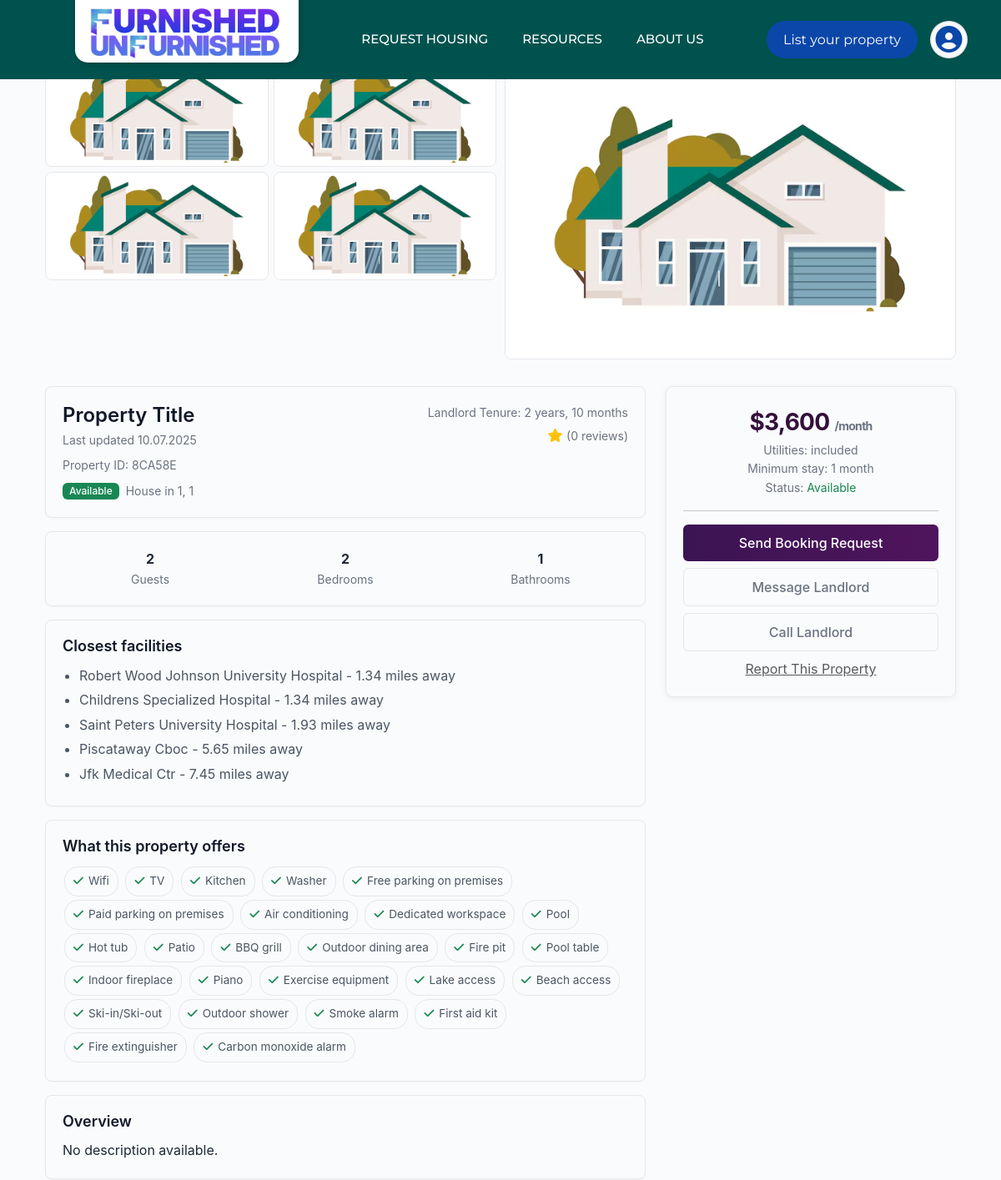
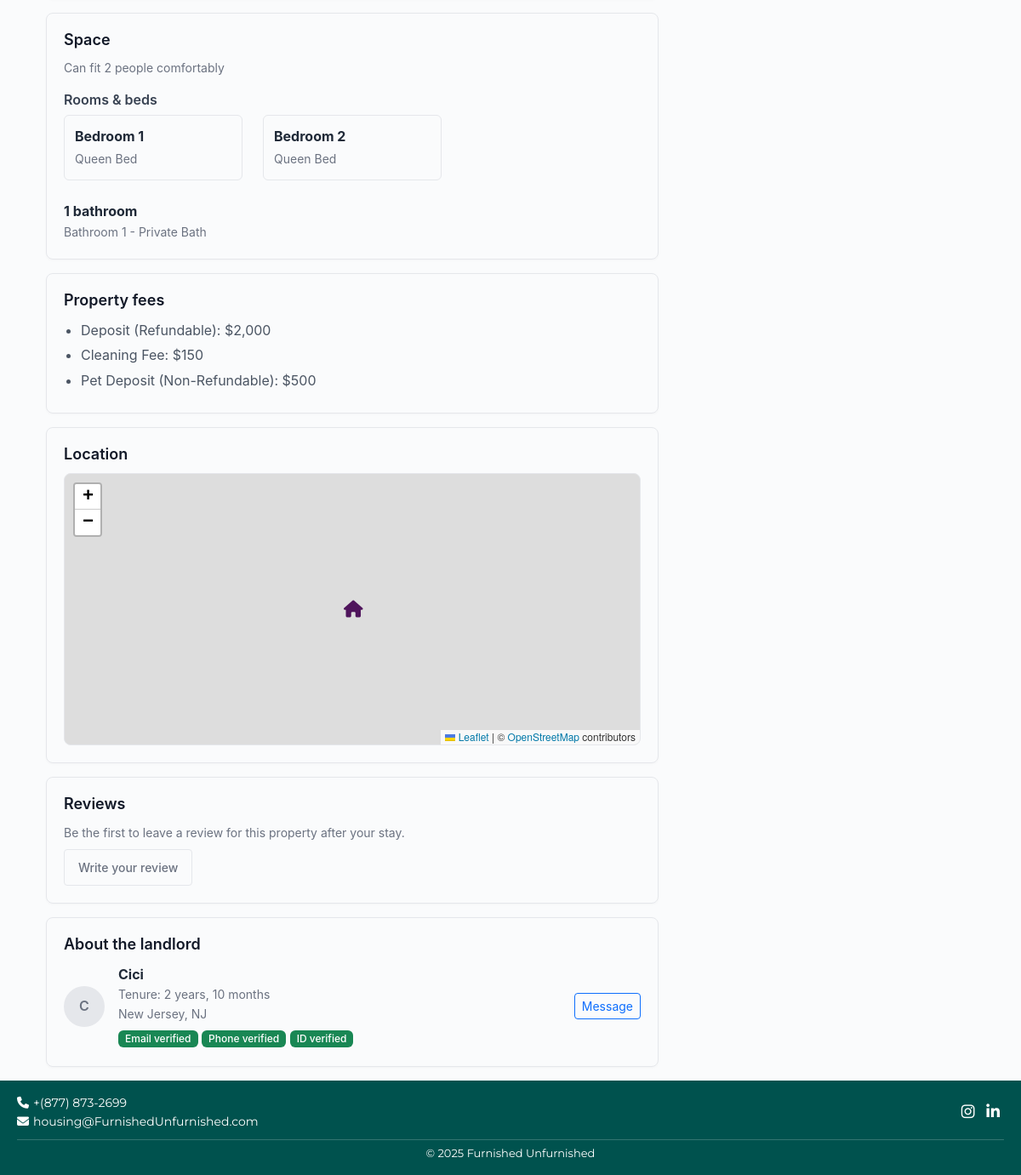
/view_property.php?property_code=8CA58E, run on the app's committed database (2 pictures, top to bottom).
### tables this page shows
CREATE TABLE `property` (
  `intake_id` int(11) NOT NULL,
  `account_number` varchar(50) NOT NULL,
  `street` varchar(255) DEFAULT NULL,
  `barangay` varchar(255) DEFAULT NULL,
  `city` varchar(255) DEFAULT NULL,
  `province` varchar(255) DEFAULT NULL,
  `postal_code` varchar(20) DEFAULT NULL,
  `beds` int(11) DEFAULT 0,
  `baths` int(11) DEFAULT 0,
  `bedrooms` int(12) DEFAULT NULL,
  `guests` int(12) DEFAULT NULL,
  `levels` int(11) DEFAULT 1,
  `property_type` varchar(100) DEFAULT NULL,
  `place_access_type` enum('Entire place','Private room','Shared room') DEFAULT NULL,
  `available_on` date DEFAULT NULL,
  `casita_inlaw_suite` enum('Yes','No') DEFAULT 'No',
  `furnishing` enum('Fully Furnished','Partially Furnished','Unfurnished') DEFAULT NULL,
  `bed_sizes` varchar(255) DEFAULT NULL,
  `insurance_provides_kitchenwares` enum('Yes','No') DEFAULT 'No',
  `appliances` varchar(255) DEFAULT NULL,
  `parking_spaces` int(11) DEFAULT 0,
  `parking_description` varchar(255) DEFAULT NULL,
  `utilities` longtext DEFAULT NULL CHECK (json_valid(`utilities`)),
  `pets_allowed` enum('Yes','No','Maybe') DEFAULT NULL,
  `monthly_rent` decimal(10,2) DEFAULT NULL,
  `security_deposit` decimal(10,2) DEFAULT NULL,
  `move_in_fees` enum('Cleaning Fee','Pet Fee','Other') DEFAULT NULL,
  `application_needed` enum('Yes','No') DEFAULT 'No',
  `renters_insurance_required` enum('Yes','No') DEFAULT 'No',
  `application_fee` decimal(10,2) DEFAULT NULL,
  `ntv_days` int(11) DEFAULT 30,
  `description` text DEFAULT NULL,
  `date_created` timestamp NOT NULL DEFAULT current_timestamp(),
  `property_code` varchar(25) NOT NULL,
  `latitude` decimal(10,8) DEFAULT NULL,
  `longitude` decimal(11,8) DEFAULT NULL,
  `property_title` varchar(255) NOT NULL,
  `is_approve` tinyint(1) DEFAULT 0
);

CREATE TABLE `property_amenities` (
  `id` int(11) NOT NULL,
  `property_code` varchar(50) NOT NULL,
  `account_number` varchar(50) NOT NULL,
  `amenity_name` varchar(100) NOT NULL,
  `created_at` timestamp NOT NULL DEFAULT current_timestamp()
);

### view_property.php (the view, shortened to what this page needs)
<?php
include "includes/db.php";
$propertyCode = isset($_GET['property_code']) ? $_GET['property_code'] : (isset($_GET['intake_id']) ? $_GET['intake_id'] : '');
$property = null;
$images = [];
$amenities = [];
if (!empty($propertyCode)) {
    $sql = "SELECT * FROM property WHERE property_code = ? OR intake_id = ? OR account_number = ? LIMIT 1";
    $stmt = $conn->prepare($sql);
    $stmt->bind_param("sss", $propertyCode, $propertyCode, $propertyCode);
    $stmt->execute();
    $res = $stmt->get_result();
    if ($res && $res->num_rows > 0) {
        $property = $res->fetch_assoc();
    }
}
if ($property) {
    $amSql = "SELECT * FROM property_amenities WHERE property_code = ? ORDER BY id ASC";
    $amStmt = $conn->prepare($amSql);
    $amStmt->bind_param("s", $property['property_code']);
    $amStmt->execute();
    $amRes = $amStmt->get_result();
    while ($a = $amRes->fetch_assoc()) {
        $amenities[] = $a;
    }
}
?>
<!doctype html>
<html lang="en">
<head>
  <link href="https://cdn.jsdelivr.net/npm/bootstrap@5.3.0/dist/css/bootstrap.min.css" rel="stylesheet">
  <link href="https://cdnjs.cloudflare.com/ajax/libs/font-awesome/6.5.0/css/all.min.css" rel="stylesheet">
  <link rel="stylesheet" href="https://unpkg.com/leaflet@1.9.4/dist/leaflet.css" />
</head>
<body>
  <div class="nav-desktop"><?php include 'navbar.php'; ?></div>
  <div class="nav-mobile"><?php include 'nav-mobile.php'; ?></div>
  <div class="container page-container">
    <?php if (!$property): ?>
      <div class="alert alert-warning">No property found. Pass <code>?property_code=...</code> in the URL.</div>
    <?php else: ?>
    <div class="images-grid">
      <div class="images-left">
        <?php
          for ($i = 0; $i < 4; $i++):
            $imgSrc = isset($images[$i]) && !empty($images[$i]['image_path']) ? $images[$i]['image_path'] : 'uploads/default-property.image.jpg';
        ?>
          <div><img src="<?php echo htmlspecialchars($imgSrc); ?>" alt="property-image-<?php echo $i; ?>" loading="lazy"></div>
        <?php endfor; ?>
      </div>
      <div class="images-right">
        <?php
          $rightImg = isset($images[4]) && !empty($images[4]['image_path']) ? $images[4]['image_path'] : (isset($images[0]) ? $images[0]['image_path'] : 'uploads/default-property.image.jpg');
        ?>
        <img src="<?php echo htmlspecialchars($rightImg); ?>" alt="property-main-image" loading="lazy">
      </div>
    </div>
    <div class="row g-4">
      <div class="col-lg-8">
        <div class="content-card">
          <div class="d-flex justify-content-between align-items-start">
            <div class="flex-grow-1">
              <h2 class="mb-1"><?php echo htmlspecialchars($property['property_title'] ?: 'Property Title'); ?></h2>
              <div class="meta-small mb-2">Last updated <?php echo !empty($property['date_created']) ? date('m.d.Y', strtotime($property['date_created'])) : date('m.d.Y'); ?></div>
              <div class="muted mb-2">Property ID: <?php echo htmlspecialchars($property['property_code']); ?></div>
              <div class="d-flex align-items-center gap-2">
                <span class="badge bg-success">Available</span>
                <small class="muted">House in <?php echo htmlspecialchars($property['city'] . ', ' . $property['province']); ?></small>
              </div>
            </div>
            <div class="text-end ms-3">
              <div class="muted small">Landlord Tenure: 2 years, 10 months</div>
              <div class="mt-1"><i class="fas fa-star text-warning"></i> <small class="muted">(0 reviews)</small></div>
            </div>
          </div>
        </div>
        <div class="content-card">
          <div class="row text-center">
            <div class="col-4">
              <strong class="d-block"><?php echo htmlspecialchars($property['guests'] ?: '—'); ?></strong>
              <div class="muted small">Guests</div>
            </div>
            <div class="col-4">
              <strong class="d-block"><?php echo htmlspecialchars($property['bedrooms'] ?: $property['beds'] ?: '—'); ?></strong>
              <div class="muted small">Bedrooms</div>
            </div>
            <div class="col-4">
              <strong class="d-block"><?php echo htmlspecialchars($property['baths'] ?: '—'); ?></strong>
              <div class="muted small">Bathrooms</div>
            </div>
          </div>
        </div>
        <div class="content-card">
          <h5>Closest facilities</h5>
          <ul>
            <li>Robert Wood Johnson University Hospital - 1.34 miles away</li>
            <li>Childrens Specialized Hospital - 1.34 miles away</li>
            <li>Saint Peters University Hospital - 1.93 miles away</li>
            <li>Piscataway Cboc - 5.65 miles away</li>
            <li>Jfk Medical Ctr - 7.45 miles away</li>
          </ul>
        </div>
        <div class="content-card">
          <h5>What this property offers</h5>
          <div class="mt-2">
            <?php if (!empty($amenities)): ?>
              <?php foreach ($amenities as $am): ?>
                <span class="amenity-pill"><i class="fas fa-check text-success"></i> <?php echo htmlspecialchars($am['amenity_name']); ?></span>
              <?php endforeach; ?>
            <?php endif; ?>
          </div>
        </div>
        <div class="content-card">
          <h5>Overview</h5>
          <p class="mb-0"><?php echo nl2br(htmlspecialchars($property['description'] ?: 'No description available.')); ?></p>
        </div>
        <div id="rooms-anchor" class="content-card">
          <h5>Space</h5>
          <p class="muted mb-3">Can fit <?php echo htmlspecialchars($property['guests'] ?: '—'); ?> people comfortably</p>
          <h6>Rooms & beds</h6>
          <div class="row">
            <?php
              $bedCount = intval($property['bedrooms'] ?: $property['beds'] ?: 0);
              for ($i = 1; $i <= $bedCount; $i++):
            ?>
              <div class="col-md-4">
                <div class="room-card">
                  <strong class="d-block">Bedroom <?php echo $i; ?></strong>
                  <small class="muted">
                    <?php
                      if (!empty($property['bed_sizes'])) {
                          $sizes = explode(',', $property['bed_sizes']);
                          echo htmlspecialchars(trim($sizes[$i-1] ?? $sizes[0] ?? 'Queen Bed'));
                      } else {
                          echo ($i < 3) ? 'Queen Bed' : 'Double (Full) Bed';
                      }
                    ?>
                  </small>
                </div>
              </div>
            <?php endfor; ?>
          </div>
          <div class="mt-3">
            <strong><?php echo htmlspecialchars($property['baths'] ?: '1'); ?> bathroom</strong>
            <div class="muted">Bathroom 1 - Private Bath</div>
          </div>
        </div>
        <div id="fees-anchor" class="content-card">
          <h5>Property fees</h5>
          <ul>
            <?php
              $security_deposit = $property['security_deposit'] ?? null;
              $move_in_fees = $property['move_in_fees'] ?? null;
              $pet_deposit = $property['pet_deposit'] ?? null;
              $hasFees = is_numeric($security_deposit) || is_numeric($move_in_fees) || is_numeric($pet_deposit);
              if ($hasFees) {
            ?>
              <li>Deposit (Refundable): $<?php echo htmlspecialchars(safe_number_format($security_deposit, 1700)); ?></li>
              <li>Cleaning Fee: $<?php echo htmlspecialchars(safe_number_format($move_in_fees, 150)); ?></li>
              <li>Pet Deposit (Non-Refundable): $<?php echo htmlspecialchars(safe_number_format($pet_deposit, 500)); ?></li>
            <?php } else { ?>
              <li>Deposit (Refundable): $2,000</li>
              <li>Cleaning Fee: $150</li>
              <li>Pet Deposit (Non-Refundable): $500</li>
            <?php } ?>
          </ul>
        </div>
        <div class="content-card">
          <h5>Location</h5>
          <div id="map"></div>
        </div>
        <div class="content-card">
          <h5>Reviews</h5>
          <p class="muted mb-2">Be the first to leave a review for this property after your stay.</p>
          <a href="#" class="btn btn-outline-secondary btn-sm">Write your review</a>
        </div>
        <div class="content-card">
          <h5>About the landlord</h5>
          <div class="d-flex align-items-center gap-3">
            <div style="width:48px;height:48px;border-radius:50%;background:#e5e7eb;display:flex;align-items:center;justify-content:center;font-weight:600;color:#6b7280;">C</div>
            <div class="flex-grow-1">
              <div class="fw-bold">Cici</div>
              <div class="muted small">Tenure: 2 years, 10 months</div>
              <div class="muted small">New Jersey, NJ</div>
              <div class="mt-1">
                <span class="badge bg-success">Email verified</span>
                <span class="badge bg-success">Phone verified</span>
                <span class="badge bg-success">ID verified</span>
              </div>
            </div>
            <div>
              <a href="#" class="btn btn-outline-primary btn-sm">Message</a>
            </div>
          </div>
        </div>
      </div>
      <div class="col-lg-4">
        <div id="booking-card" class="sticky-card">
          <div class="text-center mb-3">
            <div class="price">$<?php echo number_format($property['monthly_rent'] ?? 3600); ?> <small class="muted">/month</small></div>
            <div class="muted small">Utilities: <?php echo !empty($property['utilities']) ? htmlspecialchars($property['utilities']) : 'included'; ?></div>
            <div class="muted small">Minimum stay: 1 month</div>
            <div class="muted small">Status: <span class="text-success">Available</span></div>
          </div>
          <hr class="my-3">
          <div class="d-grid gap-2">
            <button class="btn btn-primary btn-primary-custom">Send Booking Request</button>
            <a href="#" class="btn btn-outline-secondary">Message Landlord</a>
            <a href="tel:<?php echo htmlspecialchars($property['account_number'] ?? ''); ?>" class="btn btn-outline-dark">Call Landlord</a>
            <button class="btn btn-link text-muted p-0 small">Report This Property</button>
          </div>
        </div>
      </div>
    </div>
    <?php endif; ?>
  </div>
  <?php include 'footer.php'; ?>
</body>
</html>

### navbar.php (shortened to what this page needs)
<link rel="stylesheet" href="https://cdnjs.cloudflare.com/ajax/libs/font-awesome/6.4.0/css/all.min.css">
<div class="navbar" id="navbar">
  <div class="logo">
    <img src="images/new-logo.png" alt="Logo" onclick="window.location.href='index.php';">
  </div>
  <div class="nav-links" id="navLinks">
    <div class="nav-item">
      Request Housing
    </div>
    <div class="nav-item dropdown">
      Resources
    </div>
    <div class="nav-item dropdown">
      About Us
    </div>
  </div>
  <div class="header-buttons">
    <button class="btn-list-property" onclick="location.href='register-landlord.php'">
      List your property
    </button>
    <div class="dropdown">
      <button class="btn-login-dropdown">
        <i class="fas fa-user-circle"></i>
      </button>
    </div>
  </div>
</div>

### nav-mobile.php (shortened to what this page needs)
<link rel="stylesheet" href="https://cdnjs.cloudflare.com/ajax/libs/font-awesome/6.4.0/css/all.min.css">
<body>

### footer.php (shortened to what this page needs)
<footer class="footer-compact">
    <div class="footer-content">
        <div class="contact">
            <p><i class="fas fa-phone"></i> <a href="tel:+18778732699">+(877) 873-2699</a></p>
            <p><i class="fas fa-envelope"></i> <a href="mailto:housing@streamlinedstays.com">housing@FurnishedUnfurnished.com</a></p>
        </div>
        <div class="social">
            <a href="https://www.instagram.com/streamlined.stays/" target="_blank"><i class="fab fa-instagram"></i></a>
            <a href="https://www.linkedin.com/company/streamlined-stay-solutions/" target="_blank"><i class="fab fa-linkedin-in"></i></a>
        </div>
    </div>
    <div class="footer-bottom">
        &copy; 2025 Furnished Unfurnished
    </div>
</footer>

### navbar.php (style rules this page uses)
body:not(.index-page) .navbar { background: #00524e !important; }
.navbar { position: fixed; top: 0; width: 100%; z-index: 1000; display: flex; justify-content: space-between; align-items: center; padding: 15px 40px; font-family: 'Montserrat', sans-serif; transition: background 0.4s ease, box-shadow 0.4s ease; }
.navbar .logo { margin-left: 50px; background: #fff; padding: 30px 15px 0 15px; border-radius: 0 0 15px 15px; box-shadow: 2px 2px 6px rgba(0,0,0,0.2); display: flex; align-items: center; justify-content: center; transform: translateY(-100px); margin-bottom: -25px; opacity: 0; animation: dropDown 0.8s ease-out forwards; }
.navbar .logo img { transform: translate(0, -5px); max-height: 60px; cursor: pointer; }
.navbar .nav-links { display: flex; gap: 25px; }
.navbar .nav-links .nav-item { color: #fff; text-transform: uppercase; font-weight: 500; font-size: 15px; cursor: pointer; position: relative; transition: all 0.3s ease; padding: 5px 8px; border-radius: 5px; }
.navbar .nav-item.dropdown { position: relative; }
.header-buttons { display: flex; gap: 15px; align-items: center; }
.btn-list-property, .btn-login-dropdown { padding: 10px 20px; border: none; border-radius: 5px; cursor: pointer; font-weight: 400; }
.btn-list-property { background-color: #0B47A8; color: white; border-radius: 50px; }
.dropdown { position: relative; display: inline-block; }
.btn-login-dropdown { background-color: #f8f9fa; color: #0B47A8; border: 1px solid #ddd; padding: 5px 5.5px 2.5px 5.5px; border-radius: 50%; }
.btn-login-dropdown i { font-size: 32px; }

### footer.php (style rules this page uses)
html, body { height: 100%; margin: 0; padding: 0; }
body { display: flex; flex-direction: column; min-height: 100vh; position: relative; }
.footer-compact { background: #00524e; color: #fff; font-family: 'Montserrat', sans-serif; padding: 15px 20px; text-align: center; font-size: 14px; flex-shrink: 0; width: 100%; margin-top: auto; }
.footer-compact a { color: #fff; text-decoration: none; transition: color 0.3s; }
.footer-content { display: flex; justify-content: space-between; align-items: center; margin-bottom: 10px; max-width: 1200px; margin-left: auto; margin-right: auto; }
.footer-content .contact p { margin: 0; display: flex; align-items: center; gap: 5px; }
.footer-content .social a { margin: 0 5px; font-size: 18px; }
.footer-bottom { border-top: 1px solid rgba(255,255,255,0.2); padding-top: 5px; font-size: 13px; max-width: 1200px; margin-left: auto; margin-right: auto; }

### data on the page
property: property_title "Property Title", date_created "10.07.2025", property_code "8CA58E", city+province "1, 1", guests "2", bedrooms "2", baths "1", description "No description available.", monthly_rent "3,600"
property_amenities: amenity_name "Wifi"
property_amenities: amenity_name "TV"
property_amenities: amenity_name "Kitchen"
property_amenities: amenity_name "Washer"
property_amenities: amenity_name "Free parking on premises"
property_amenities: amenity_name "Paid parking on premises"
property_amenities: amenity_name "Air conditioning"
property_amenities: amenity_name "Dedicated workspace"
property_amenities: amenity_name "Pool"
property_amenities: amenity_name "Hot tub"
property_amenities: amenity_name "Patio"
property_amenities: amenity_name "BBQ grill"
property_amenities: amenity_name "Outdoor dining area"
property_amenities: amenity_name "Fire pit"
property_amenities: amenity_name "Pool table"
property_amenities: amenity_name "Indoor fireplace"
property_amenities: amenity_name "Piano"
property_amenities: amenity_name "Exercise equipment"
property_amenities: amenity_name "Lake access"
property_amenities: amenity_name "Beach access"
property_amenities: amenity_name "Ski-in/Ski-out"
property_amenities: amenity_name "Outdoor shower"
property_amenities: amenity_name "Smoke alarm"
property_amenities: amenity_name "First aid kit"
property_amenities: amenity_name "Fire extinguisher"
property_amenities: amenity_name "Carbon monoxide alarm"
